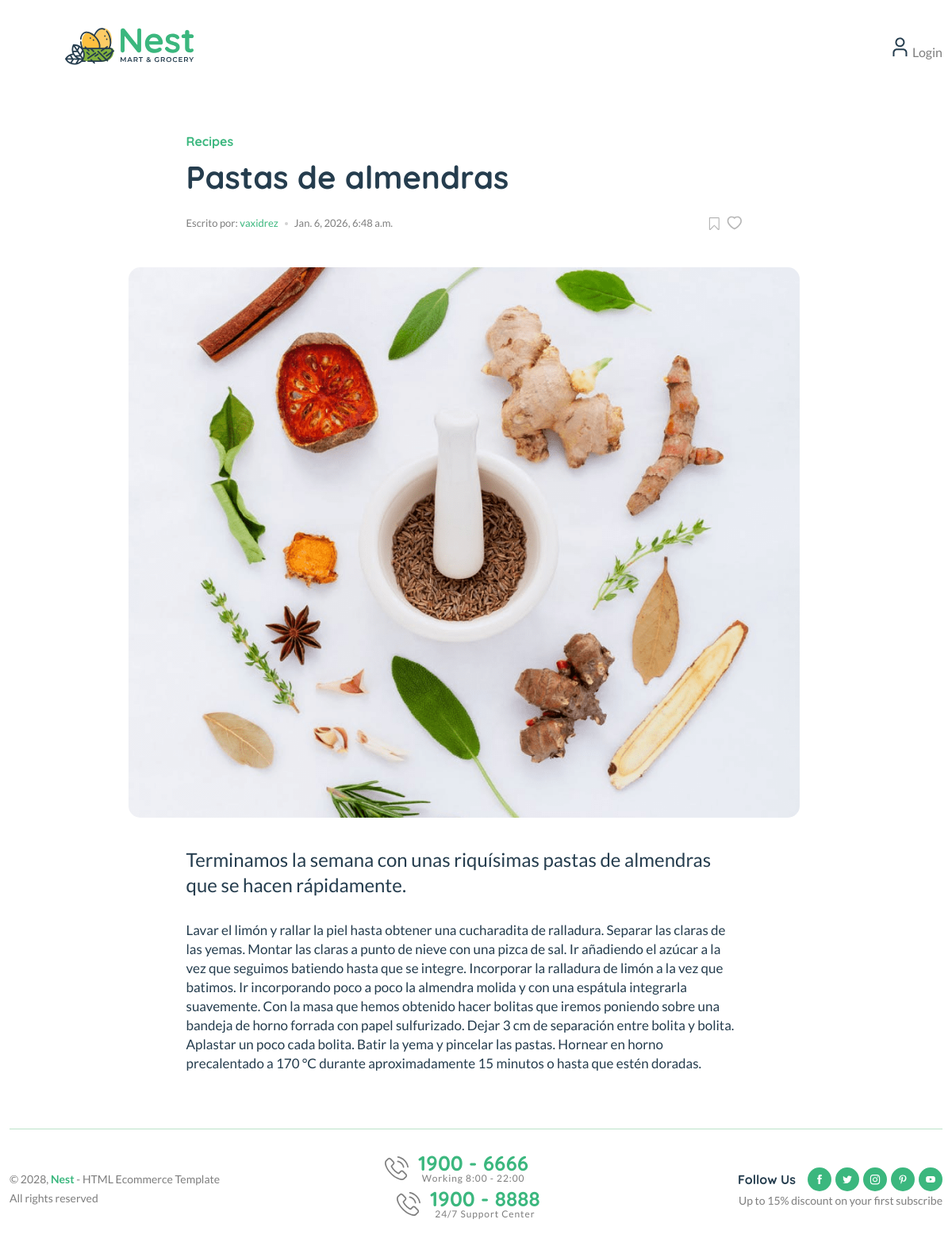
Screenshot of /blog/pastas-de-almendras with the database file from the repository.
### blogs/models.py (models this page shows, shortened)
class Blog(models.Model):
    title = models.CharField(max_length=100)
    slug = models.SlugField(max_length=150, unique=True, blank=True)
    category = models.ForeignKey(Category, on_delete=models.CASCADE)
    author = models.ForeignKey(User, on_delete=models.CASCADE)
    featured_image = models.ImageField(upload_to='uploads/%Y/%m/%d')
    short_description = models.TextField(max_length=500)
    blog_body=models.TextField(max_length=2000)
    status = models.TextField(max_length=20, choices=STATUS_CHOICES, default='Draft')
    is_featured = models.BooleanField(default=False)
    created_at = models.DateTimeField(auto_now_add=True)
    updated_at = models.DateTimeField(auto_now=True)

### blogs/views.py (the view)
# urls.py: path('blog/<slug:slug>', BlogViews.blogs, name='blogs'),
def blogs(request, slug):
    single_blog = get_object_or_404(Blog, slug=slug)
    context = {
        'single_blog': single_blog,
    }
    return render(request, 'blogs.html', context)

### blogs/context_processors.py (called while the page is built)
def get_categories(request):
    categories = Category.objects.all()
    return dict(categories=categories)

### templates/blogs.html
{% extends "base.html" %}
{% load static %}
{% block content %}
<main class="main">
        <div class="page-content mb-50">
            <div class="container">
                <div class="row">
                    <div class="col-lg-9 m-auto">
                        <div class="single-page pt-50 pr-30">
                            <div class="single-header style-2">
                                <div class="row">
                                    <div class="col-xl-10 col-lg-12 m-auto">
                                        <h6 class="mb-10"><a href="#">Recipes</a></h6>
                                        <h2 class="mb-10">{{ single_blog.title }}</h2>
                                        <div class="single-header-meta">
                                            <div class="entry-meta meta-1 font-xs mt-15 mb-15">
                                                <span class="post-by">Escrito por: <a href="#">{{ single_blog.author }}</a></span>
                                                <span class="post-on has-dot">{{ single_blog.created_at }}</span>
                                            </div>
                                            <div class="social-icons single-share">
                                                <ul class="text-grey-5 d-inline-block">
                                                    <li class="mr-5"><a href="#"><img src="{% static 'assets/imgs/theme/icons/icon-bookmark.svg' %}" alt=""></a></li>
                                                    <li><img src="{% static 'assets/imgs/theme/icons/icon-heart-2.svg' %}" alt=""></a></li>
                                                </ul>
                                            </div>
                                        </div>
                                    </div>
                                </div>
                            </div>
                            <figure class="single-thumbnail">
                                <img src="{{ single_blog.featured_image.url }}" alt="">
                            </figure>
                            <div class="single-content">
                                <div class="row">
                                    <div class="col-xl-10 col-lg-12 m-auto">
                                        <p class="single-excerpt">{{ single_blog.short_description }}</p>
                                        <p>{{ single_blog.blog_body }}</p>
                                </div>
                            </div>
                        </div>
                    </div>
                </div>
            </div>
        </div>
        </div>
    </main>
{% endblock %}

### rows the page displays
Blog: title "Pastas de almendras", author "vaxidrez", created_at "Jan. 6, 2026, 6:48 a.m.", featured_image (picture), short_description "Terminamos la semana con unas riquísimas pastas de almendras que se hacen rápidamente.", blog_body "Lavar el limón y rallar la piel hasta obtener una cucharadita de ralladura. Separar las claras de las yemas. Montar las claras a punto de nieve con una pizca de sal. Ir añadiendo el azúcar a la vez que seguimos batiendo hasta que se integre. Incorporar la ralladura de limón a la vez que batimos. Ir incorporando poco a poco la almendra molida y con una espátula integrarla suavemente. Con la masa que hemos obtenido hacer bolitas que iremos poniendo sobre una bandeja de horno forrada con papel sulfurizado. Dejar 3 cm de separación entre bolita y bolita. Aplastar un poco cada bolita. Batir la yema y pincelar las pastas. Hornear en horno precalentado a 170 °C durante aproximadamente 15 minutos o…"
